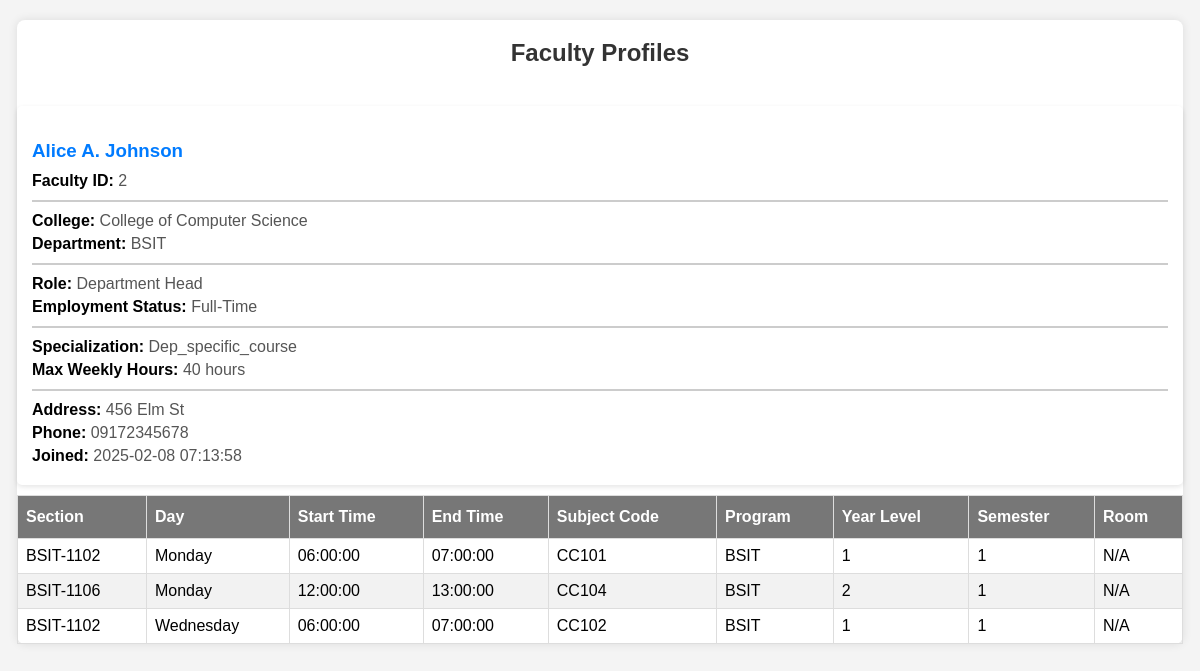
Before: /frame/info.php?id=2 with the older database file.
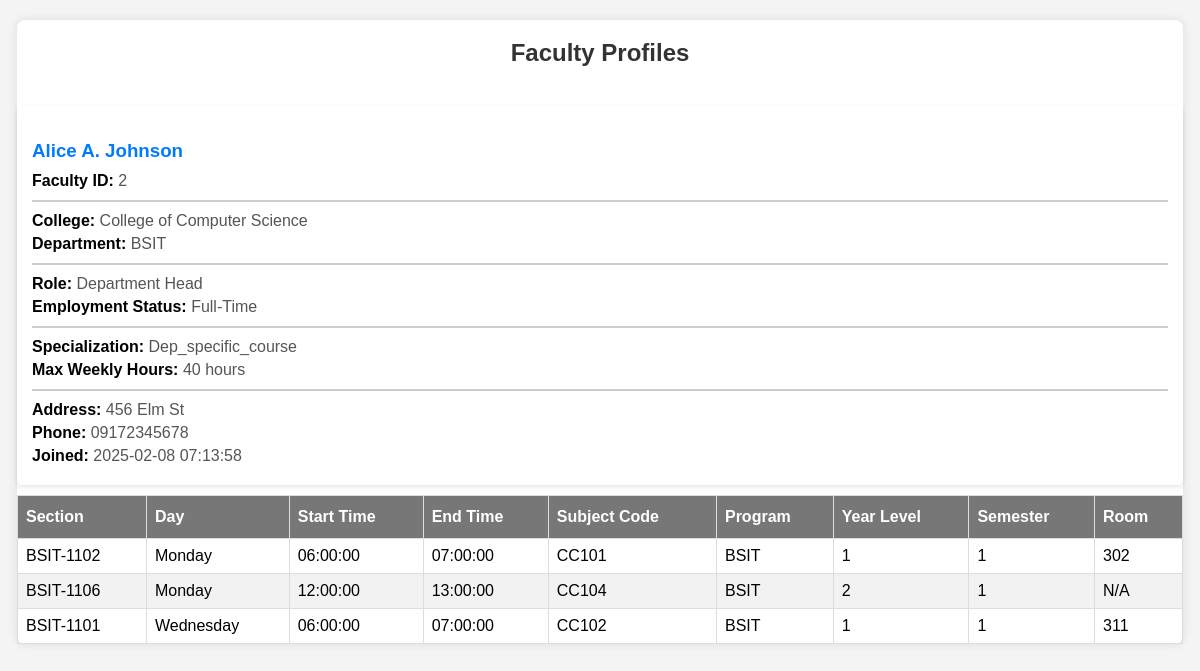
After: the same page with the newer database file.
### tables this page shows
CREATE TABLE `schedules` (
  `schedule_id` int(11) NOT NULL,
  `faculty_id` int(11) NOT NULL,
  `subject_code` varchar(50) NOT NULL,
  `section_id` int(11) NOT NULL,
  `day_of_week` enum('Monday','Tuesday','Wednesday','Thursday','Friday','Saturday','Sunday') NOT NULL,
  `time_slot` varchar(255) NOT NULL,
  `is_checked` tinyint(1) DEFAULT 0,
  `course_id` int(255) DEFAULT NULL,
  `room_id` varchar(255) DEFAULT NULL,
  `department` varchar(35) DEFAULT NULL,
  `year_level` varchar(35) DEFAULT NULL,
  `semester` varchar(10) DEFAULT NULL,
  `start_time` time NOT NULL,
  `end_time` time NOT NULL
);

CREATE TABLE `sections` (
  `section_id` int(11) NOT NULL,
  `program_code` varchar(50) NOT NULL,
  `year_level` int(11) NOT NULL,
  `section_name` varchar(10) NOT NULL,
  `semester` varchar(255) DEFAULT NULL,
  `start_time` time DEFAULT NULL,
  `end_time` time DEFAULT NULL
);

CREATE TABLE `rooms` (
  `room_id` int(11) NOT NULL,
  `building` varchar(100) NOT NULL,
  `room_no` varchar(50) NOT NULL,
  `room_type` enum('Lecture','Computer Lab') NOT NULL,
  `capacity` int(11) NOT NULL
);

### frame/info.php (the view, shortened to what this page needs)
<?php
include_once("../connections/connection.php");
    $sql = "SELECT * FROM `faculty` WHERE `faculty_id` = ?";
    $stmt = $pdo->prepare($sql);
    $stmt->execute([$_GET['id']]);
    $result = $stmt->fetch();
    if ($result !== false) {
        $row = $result;
    } else {
        $row = [];
    }
    try {
        $stmt = $conn->prepare("
            SELECT section.section_name,
                   CONCAT(f.firstname, ' ', f.lastname) AS teacher,
                   sched.*, f.*,
                   section.program_code,
                   section.year_level,
                   sched.end_time,
                sched.start_time,
                section.semester,
                r.room_no
            FROM faculty f
            LEFT JOIN schedules sched ON f.faculty_id = sched.faculty_id
            LEFT JOIN sections section ON section.section_id = sched.section_id
            LEFT JOIN room_assignments ra ON ra.section_id = section.section_id
            AND ra.subject_code = sched.subject_code
            AND ra.day_of_week = sched.day_of_week
            AND ra.start_time = sched.start_time
            LEFT JOIN rooms r ON ra.room_id = r.room_id
            WHERE f.faculty_id = :faculty_id
        ");
        $stmt->bindParam(':faculty_id', $_GET['id']);
        $stmt->execute();
        $schedules = $stmt->fetchAll(PDO::FETCH_ASSOC);
    } catch (PDOException $e) {
        echo "db_error: " . $e->getMessage();
    }
?>
<!DOCTYPE html>
<html lang="en">
<head>
</head>
<body>
<div class="container">
    <h2>Faculty Profiles</h2>
    <?php if (count($row) > 0): ?>
        <div class="profile-card">
            <h3><?php echo htmlspecialchars($row['firstname'] . " " . $row['middlename'] . " " . $row['lastname']); ?></h3>
            <p><strong>Faculty ID:</strong> <?php echo htmlspecialchars($row['faculty_id']); ?></p>
            <div class="line"></div>
            <p><strong>College:</strong> <?php echo htmlspecialchars($row['college']); ?></p>
            <p><strong>Department:</strong> <?php echo htmlspecialchars($row['departmentID']); ?></p>
            <div class="line"></div>
            <p><strong>Role:</strong> <?php echo htmlspecialchars($row['role']); ?></p>
            <p><strong>Employment Status:</strong> <?php echo htmlspecialchars($row['employment_status']); ?></p>
            <div class="line"></div>
            <p><strong>Specialization:</strong> <?php echo htmlspecialchars($row['master_specialization']); ?></p>
            <p><strong>Max Weekly Hours:</strong> <?php echo htmlspecialchars($row['max_weekly_hours']); ?> hours</p>
            <div class="line"></div>
            <p><strong>Address:</strong> <?php echo htmlspecialchars($row['address']); ?></p>
            <p><strong>Phone:</strong> <?php echo htmlspecialchars($row['phone_no']); ?></p>
            <p><strong>Joined:</strong> <?php echo htmlspecialchars($row['created_at']); ?></p>
        </div>
    <?php else: ?>
        <p>No faculty records found.</p>
    <?php endif; ?>
    <table class="table-info">
        <thead>
            <tr>
                <th>Section</th>
                <th>Day</th>
                <th>Start Time</th>
                <th>End Time</th>
                <th>Subject Code</th>
                <th>Program</th>
                <th>Year Level</th>
                <th>Semester</th>
                <th>Room</th>
            </tr>
        </thead>
        <tbody>
            <?php if (!empty($schedules) && $schedules[0]['subject_code'] !== null): ?>
                <?php foreach ($schedules as $schedule): ?>
                    <tr>
                        <td><?php echo htmlspecialchars($schedule['section_name'] ?? 'N/A'); ?></td>
                        <td><?php echo htmlspecialchars($schedule['day_of_week'] ?? 'N/A'); ?></td>
                        <td><?php echo htmlspecialchars($schedule['start_time'] ?? 'N/A'); ?></td>
                        <td><?php echo htmlspecialchars($schedule['end_time'] ?? 'N/A'); ?></td>
                        <td><?php echo htmlspecialchars($schedule['subject_code'] ?? 'N/A'); ?></td>
                        <td><?php echo htmlspecialchars($schedule['program_code'] ?? 'N/A'); ?></td>
                        <td><?php echo htmlspecialchars($schedule['year_level'] ?? 'N/A'); ?></td>
                        <td><?php echo htmlspecialchars($schedule['semester'] ?? 'N/A'); ?></td>
                        <td><?php echo htmlspecialchars($schedule['room_no'] ?? 'N/A'); ?></td>
                    </tr>
                <?php endforeach; ?>
            <?php else: ?>
                <tr>
                    <td colspan="8" class="text-center text-danger">No schedule yet.</td>
                </tr>
            <?php endif; ?>
        </tbody>
    </table>
</div>
</body>
</html>

Changed rows visible on the page:
removed schedules: section.section_name "BSIT-1102", day_of_week "Monday", start_time "06:00:00", end_time "07:00:00", subject_code "CC101", section.program_code "BSIT", section.year_level "1", section.semester "1", room_no "N/A"
removed schedules: section.section_name "BSIT-1102", day_of_week "Wednesday", start_time "06:00:00", end_time "07:00:00", subject_code "CC102", section.program_code "BSIT", section.year_level "1", section.semester "1", room_no "N/A"
added schedules: section.section_name "BSIT-1102", day_of_week "Monday", start_time "06:00:00", end_time "07:00:00", subject_code "CC101", section.program_code "BSIT", section.year_level "1", section.semester "1", rooms.room_no "302"
added schedules: section.section_name "BSIT-1101", day_of_week "Wednesday", start_time "06:00:00", end_time "07:00:00", subject_code "CC102", section.program_code "BSIT", section.year_level "1", section.semester "1", rooms.room_no "311"
